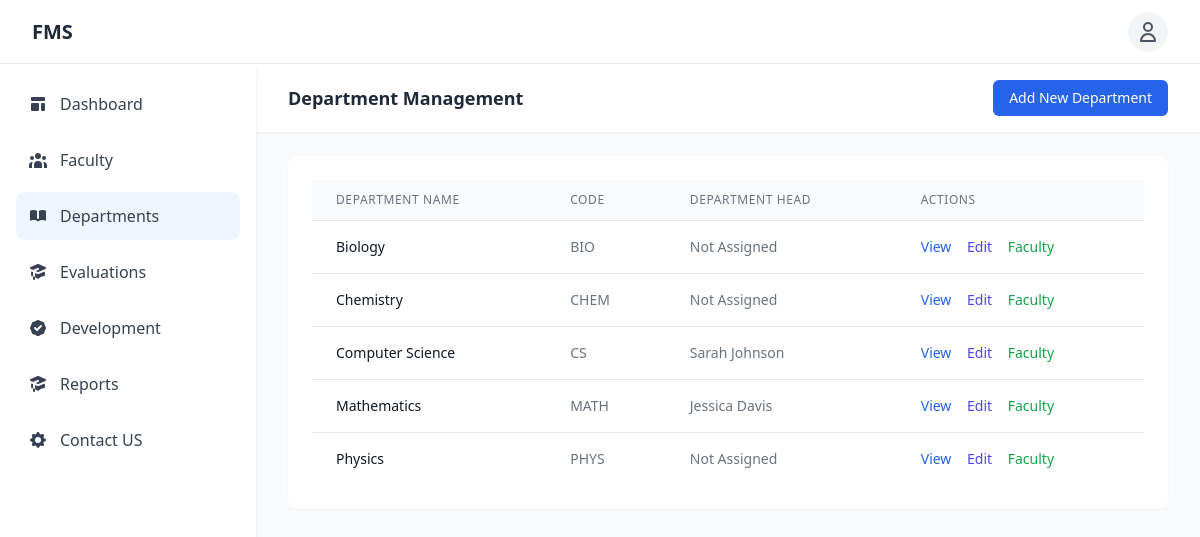
Screenshot of /departments.php (signed in) with the database file from the repository.
### tables this page shows
CREATE TABLE `departments` (
  `department_id` int(11) NOT NULL,
  `name` varchar(100) NOT NULL,
  `code` varchar(10) NOT NULL,
  `description` text DEFAULT NULL,
  `head_id` int(11) DEFAULT NULL,
  `created_at` timestamp NOT NULL DEFAULT current_timestamp(),
  `updated_at` timestamp NOT NULL DEFAULT current_timestamp() ON UPDATE current_timestamp()
);

### includes/data_access.php (called while the page is built, shortened)
<?php
function getAllDepartments()
{
    global $pdo;
    try {
        $stmt = $pdo->prepare("
            SELECT d.*, CONCAT(u.first_name, ' ', u.last_name) as head_name
            FROM departments d
            LEFT JOIN users u ON d.head_id = u.user_id
            ORDER BY d.name
        ");
        $stmt->execute();
        return $stmt->fetchAll(PDO::FETCH_ASSOC);
    } catch (PDOException $e) {
        error_log("Database error in getAllDepartments: " . $e->getMessage());
        return [];
    }
}
?>

### departments.php (the view, shortened to what this page needs)
<?php
require_once 'includes/config.php';
require_once 'includes/data_access.php';
$departments = getAllDepartments();
include 'includes/header.php';
include 'includes/sidebar.php';
?>
<div class="flex-1 sm:ml-64">
    <header class="bg-white shadow-sm">
        <div class="max-w-7xl mx-auto px-4 py-4 sm:px-6 lg:px-8 flex justify-between items-center">
            <h2 class="text-lg font-semibold text-gray-800">
                Department Management
            </h2>
            <a href="department_create.php" class="bg-blue-600 text-white px-4 py-2 rounded-md text-sm font-medium hover:bg-blue-700">
                Add New Department
            </a>
        </div>
    </header>
    <main class="max-w-7xl mx-auto px-4 py-6 sm:px-6 lg:px-8">
        <div class="bg-white overflow-hidden shadow-sm rounded-lg">
            <div class="p-6">
                <div class="overflow-x-auto">
                    <table class="min-w-full divide-y divide-gray-200">
                        <thead class="bg-gray-50">
                            <tr>
                                <th scope="col" class="px-6 py-3 text-left text-xs font-medium text-gray-500 uppercase tracking-wider">
                                    Department Name
                                </th>
                                <th scope="col" class="px-6 py-3 text-left text-xs font-medium text-gray-500 uppercase tracking-wider">
                                    Code
                                </th>
                                <th scope="col" class="px-6 py-3 text-left text-xs font-medium text-gray-500 uppercase tracking-wider">
                                    Department Head
                                </th>
                                <th scope="col" class="px-6 py-3 text-left text-xs font-medium text-gray-500 uppercase tracking-wider">
                                    Actions
                                </th>
                            </tr>
                        </thead>
                        <tbody class="bg-white divide-y divide-gray-200">
                            <?php if (empty($departments)): ?>
                                    <tr>
                                        <td colspan="4" class="px-6 py-4 text-center text-gray-500">
                                            No departments found. <a href="department_create.php" class="text-blue-600 hover:underline">Add a department</a>.
                                        </td>
                                    </tr>
                            <?php else: ?>
                                    <?php foreach ($departments as $dept): ?>
                                        <tr>
                                            <td class="px-6 py-4 whitespace-nowrap text-sm font-medium text-gray-900">
                                                <?php echo htmlspecialchars($dept['name']); ?>
                                            </td>
                                            <td class="px-6 py-4 whitespace-nowrap text-sm text-gray-500">
                                                <?php echo htmlspecialchars($dept['code']); ?>
                                            </td>
                                            <td class="px-6 py-4 whitespace-nowrap text-sm text-gray-500">
                                                <?php echo htmlspecialchars($dept['head_name'] ?? 'Not Assigned'); ?>
                                            </td>
                                            <td class="px-6 py-4 whitespace-nowrap text-sm font-medium">
                                                <a href="department_view.php?id=<?php echo $dept['department_id']; ?>" class="text-blue-600 hover:text-blue-900 mr-3">View</a>
                                                <a href="department_edit.php?id=<?php echo $dept['department_id']; ?>" class="text-indigo-600 hover:text-indigo-900 mr-3">Edit</a>
                                                <a href="department_faculty.php?id=<?php echo $dept['department_id']; ?>" class="text-green-600 hover:text-green-900">Faculty</a>
                                            </td>
                                        </tr>
                                    <?php endforeach; ?>
                            <?php endif; ?>
                        </tbody>
                    </table>
                </div>
            </div>
        </div>
    </main>
</div>
<?php include 'includes/footer.php'; ?>

### includes/header.php (style rules this page uses)
body { padding-top: 4rem; }

### rows the page displays
departments: name "Biology", code "BIO", head_name "Not Assigned"
departments: name "Chemistry", code "CHEM", head_name "Not Assigned"
departments: name "Computer Science", code "CS", head_name "Sarah Johnson"
departments: name "Mathematics", code "MATH", head_name "Jessica Davis"
departments: name "Physics", code "PHYS", head_name "Not Assigned"
